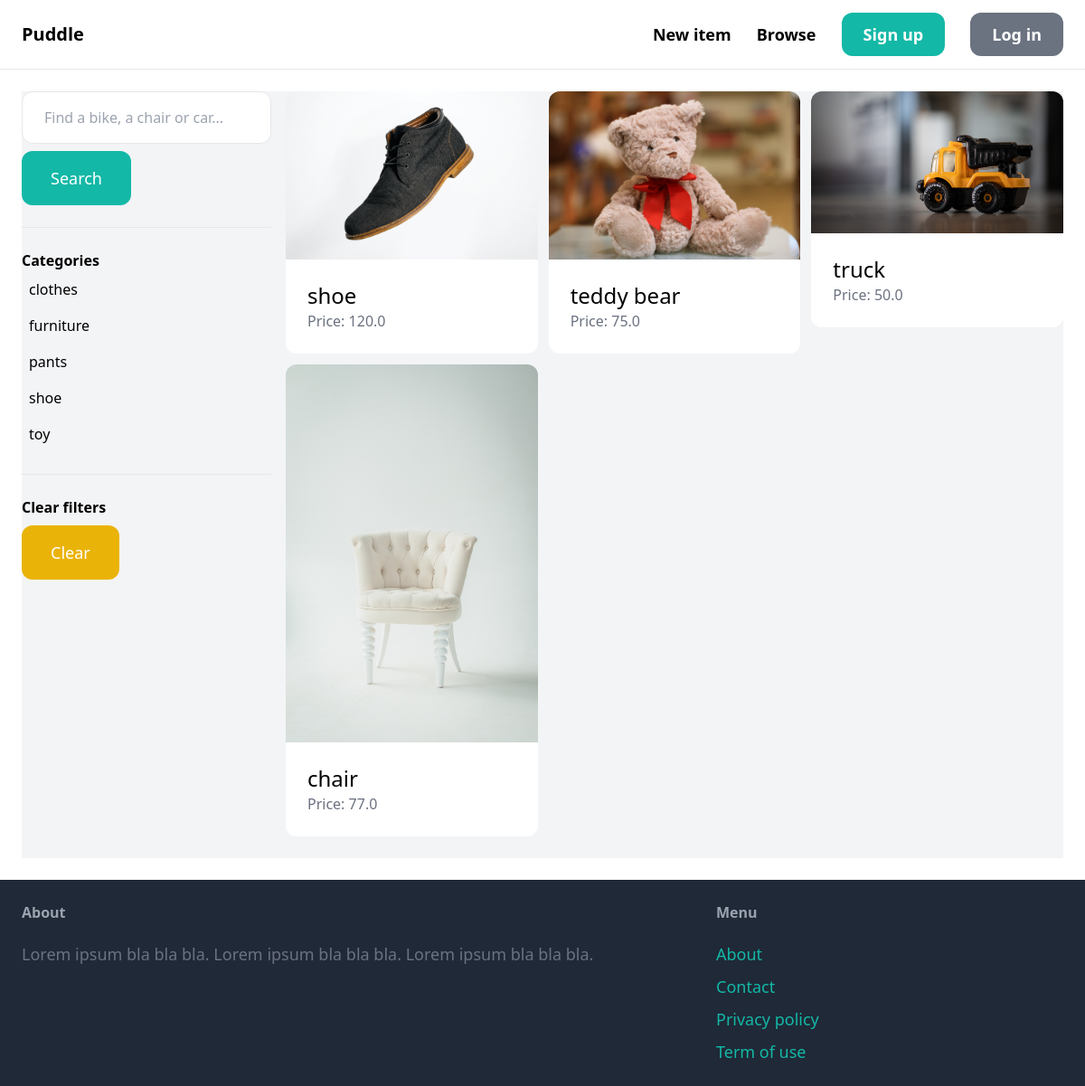
The app's page /items/ with its own data.
### item/models.py (models this page shows, shortened)
class Category(models.Model):
    name = models.CharField(max_length=255)
    class Meta:
        ordering = ('name',)
        verbose_name_plural = 'Categories'

class Item(models.Model):
    category = models.ForeignKey(Category, related_name='items', on_delete=models.CASCADE)
    name = models.CharField(max_length=255)
    description = models.TextField(blank=True, null=True)
    price = models.FloatField()
    image = models.ImageField(upload_to='item_images', blank=True, null=True)
    is_sold = models.BooleanField(default=False)
    created_by = models.ForeignKey(User, related_name='items', on_delete=models.CASCADE)
    created_at = models.DateTimeField(auto_now_add=True)

### item/views.py (the view)
# urls.py: path('', views.items, name='items'),
def items(request):
    query = request.GET.get('query', '')
    category_id = request.GET.get('category', 0)
    categories = Category.objects.all()
    items = Item.objects.filter(is_sold=False)
    if category_id:
        items = items.filter(category_id=category_id)
    if query:
        items = items.filter(Q(name__icontains=query) | Q(description__icontains=query))
    return render(request, 'item/items.html', {
        'items': items,
        'query': query,
        'categories': categories,
        'category_id': int(category_id)
    })

### item/templates/item/items.html (shortened to what this page needs)
{% extends 'core/base.html' %}
{% block content %}
    <div class="pb-6 grid grid-cols-4 gap-4 bg-gray-100">
        <div class="col-span-1">
            <form method="get" action="{% url 'item:items' %}">
                <input name="query" class="w-full py-4 px-6 border rounded-xl" type="text" value="{{ query }}" placeholder="Find a bike, a chair or car...">
                <button class="mt-2 py-4 px-8 text-lg bg-teal-500 text-white rounded-xl">Search</button>
            </form>
            <hr class="my-6">
            <p class="font-semibold">Categories</p>
            <ul>
                {% for category in categories %}
                    <li class="py-2 px-2 rounded-xl{% if category.id == category_id %} bg-gray-200{% endif %}">
                        <a href="{% url 'item:items' %}?query={{ query }}&category={{ category.id }}">{{ category.name }}</a>
                    </li>
                {% endfor %}
            </ul>
            <hr class="my-6">
            <p class="font-semibold">Clear filters</p>
            <ul>
                <li><a href="{% url 'item:items' %}" class="mt-2 py-4 px-8 inline-block bg-yellow-500 text-lg rounded-xl text-white">Clear</a>
        </div>
        <div class="col-span-3">
            <div class="grid grid-cols-3 gap-3">
                {% for item in items %}
                    <div>
                        <a href="{% url 'item:detail' item.id %}">
                            <div>
                                <img src="{{ item.image.url }}" class="rounded-t-xl">
                            </div>
                            <div class="p-6 bg-white rounded-b-xl">
                                <h2 class="text-2xl">{{ item.name }}</h2>
                                <p class="text-gray-500">Price: {{ item.price }}</p>
                            </div>
                        </a>
                    </div>
                {% endfor %}
            </div>
        </div>
    </div>
{% endblock %}

### records on screen
Category: name "clothes"
Category: name "furniture"
Category: name "pants"
Category: name "shoe"
Category: name "toy"
Item: image (picture), name "shoe", price "120.0"
Item: image (picture), name "teddy bear", price "75.0"
Item: image (picture), name "truck", price "50.0"
Item: image (picture), name "chair", price "77.0"
